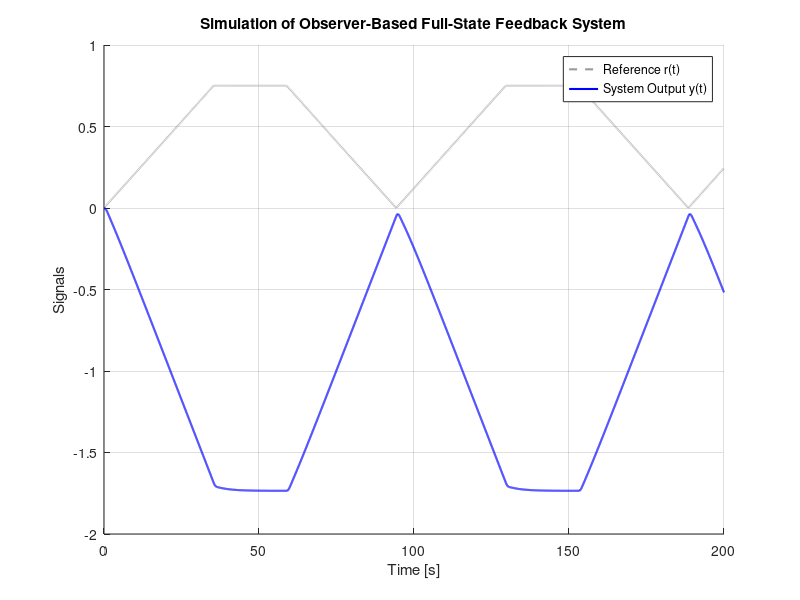

MATLAB code to generate this figure:

close all; clear; clc

X0 = zeros(6,1); 
tfinal = 200;
T = linspace(0, tfinal, 10000)';

% Reference signal 
triangle = @(t) abs(mod((t+pi)/pi, 2)-1);
R = min(triangle(T/15), 0.75); 

% System matrices 
A = [-0.14 0.33 -0.33;
     0.1 -0.28 0;
     0 1.7 -0.77];
B = [0; 0; -0.025];
C = [2 0 0];

nx = size(A,1);
nr = size(C,1);

% Observer gain L 
L = [6.0; -40.0; -70.0]; 

% Integral Control Gains 
K = [1137.30 -318.69 -152.40];
Ki = -817.50 * 0.75;  
Ki2 = -817.50 * 0.75; 

% Observer-Based System Matrices
A_obsv = [A -B*K; L*C A-L*C-B*K];
B_obsv = [B*Ki, B*Ki2; B*Ki, B*Ki2]; 
C_obsv = [C, zeros(nr,nx)];

% Ensure correct input dimensions for lsim
U = [R, R]; 

% Create Observer-Based System
sys_obsv = ss(A_obsv, B_obsv, C_obsv, []);

% Simulate system response
Y_obsv = lsim(sys_obsv, U, T, X0);

% Plot the results
figure; hold on;
plot(T, R, '--', 'Color', [0.6 0.6 0.6], 'LineWidth', 1.5, 'DisplayName', 'Reference r(t)');
plot(T, Y_obsv, 'b', 'LineWidth', 1.5, 'DisplayName', 'System Output y(t)');
xlabel('Time [s]');
ylabel('Signals');
title('Simulation of Observer-Based Full-State Feedback System');
legend;
grid on;
